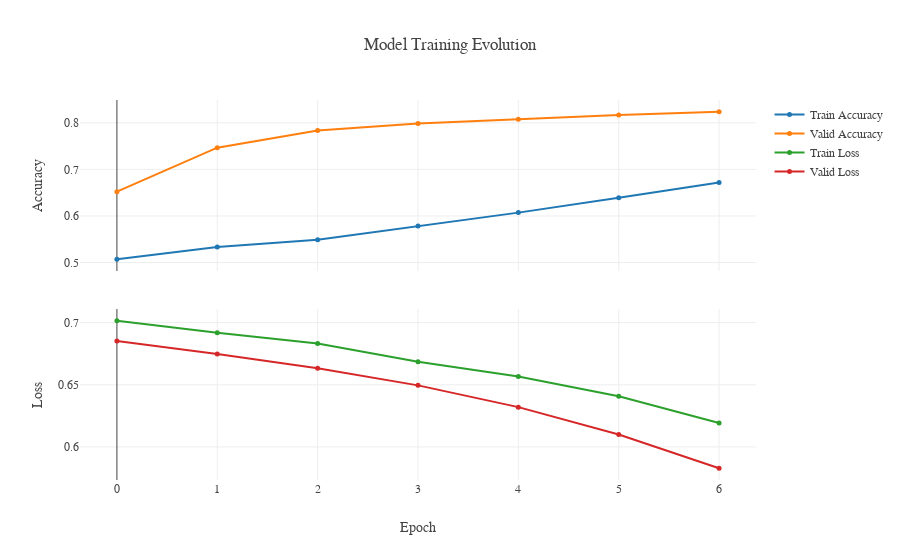

Notebook cell for this chart:
### Code cell
x = np.arange(EPOCHS)
history = model.history.history

data = [
    go.Scatter(x=x, y=history["acc"], name="Train Accuracy", marker=dict(size=5), yaxis='y2'),
    go.Scatter(x=x, y=history["val_acc"], name="Valid Accuracy", marker=dict(size=5), yaxis='y2'),
    go.Scatter(x=x, y=history["loss"], name="Train Loss", marker=dict(size=5)),
    go.Scatter(x=x, y=history["val_loss"], name="Valid Loss", marker=dict(size=5))
]
layout = go.Layout(
    title="Model Training Evolution", font=dict(family='Palatino'), xaxis=dict(title='Epoch', dtick=1),
    yaxis1=dict(title="Loss", domain=[0, 0.45]), yaxis2=dict(title="Accuracy", domain=[0.55, 1]),
)
py.iplot(go.Figure(data=data, layout=layout), show_link=False)

### Figure 1 — Plotly figure (JSON) as saved in the notebook; plotly's stock layout.template omitted (floating-point values rounded to 4 significant figures)
{"data": [{"marker": {"size": 5}, "name": "Train Accuracy", "type": "scatter", "uid": "d77af3c2-37a8-4a8b-9f94-36f2ea322fd4", "x": [0, 1, 2, 3, 4, 5, 6], "y": [0.5069, 0.5335, 0.5487, 0.5785, 0.6072, 0.6393, 0.672], "yaxis": "y2"}, {"marker": {"size": 5}, "name": "Valid Accuracy", "type": "scatter", "uid": "0c9993b1-920d-40ff-9e9c-e6630e259cbe", "x": [0, 1, 2, 3, 4, 5, 6], "y": [0.6521, 0.7466, 0.7833, 0.7983, 0.8075, 0.8168, 0.8239], "yaxis": "y2"}, {"marker": {"size": 5}, "name": "Train Loss", "type": "scatter", "uid": "2d5b393e-3c55-4001-aa99-cc5702b486d4", "x": [0, 1, 2, 3, 4, 5, 6], "y": [0.7015, 0.6918, 0.6832, 0.6685, 0.6566, 0.6408, 0.6192]}, {"marker": {"size": 5}, "name": "Valid Loss", "type": "scatter", "uid": "8b675d7f-70b9-492e-a054-cf0655690af7", "x": [0, 1, 2, 3, 4, 5, 6], "y": [0.6852, 0.6747, 0.6633, 0.6495, 0.632, 0.6101, 0.5828]}], "layout": {"font": {"family": "Palatino"}, "title": "Model Training Evolution", "xaxis": {"dtick": 1, "title": "Epoch"}, "yaxis": {"domain": [0, 0.45], "title": "Loss"}, "yaxis2": {"domain": [0.55, 1], "title": "Accuracy"}}}
